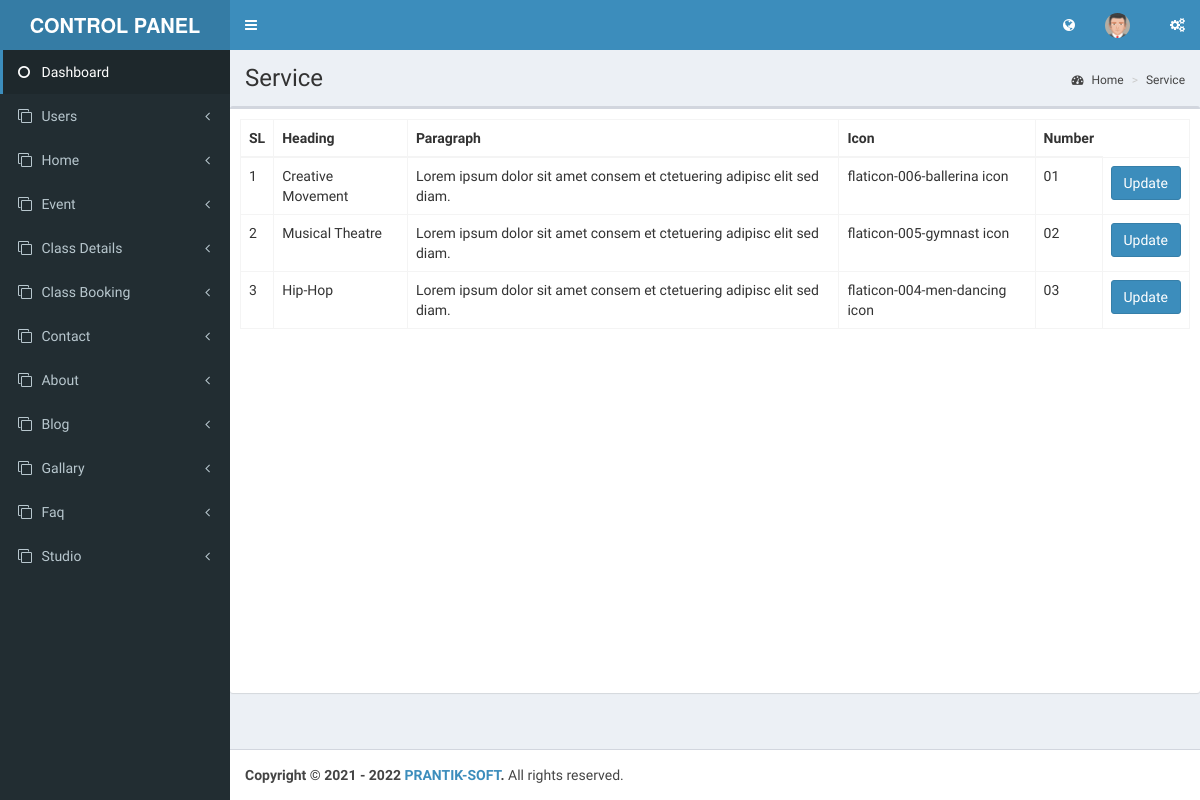
The app's page /index.php/admin/service, older data.
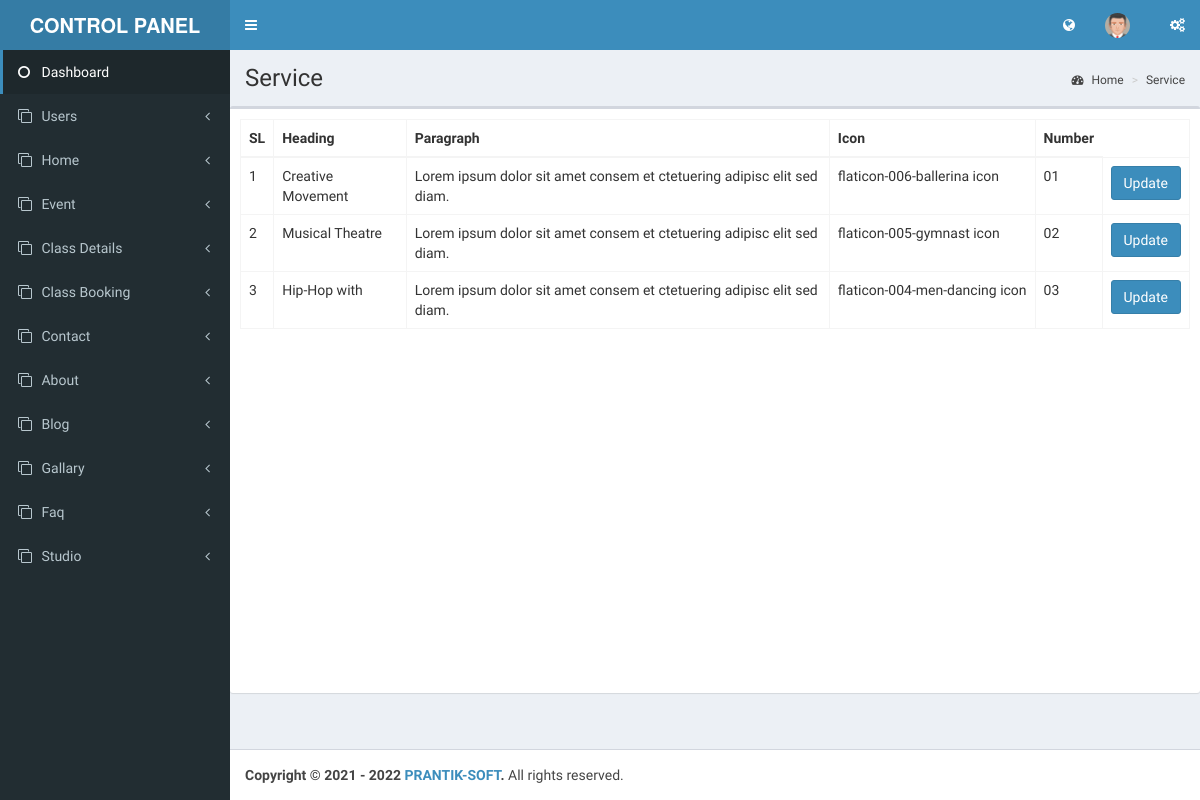
The same page, newer data.
### tables this page shows
CREATE TABLE `service` (
  `id` int(11) NOT NULL,
  `heading` varchar(255) NOT NULL,
  `paragraph` varchar(255) NOT NULL,
  `icon` varchar(255) NOT NULL,
  `number` varchar(100) NOT NULL
);

### application/controllers/Admin.php (called while the page is built, shortened)
<?php
class Admin extends CI_Controller {
	public function service(){
		$data['service']=$this->Dry_model->fetchAll('service','*',NULL,NULL);
		$this->load->view('admin/service',$data);
	}
}

### index.php (called while the page is built, shortened)
<?php
require_once BASEPATH.'core/CodeIgniter.php';

### application/models/Dry_model.php (called while the page is built, shortened)
<?php
class Dry_model extends CI_Model {
	public function fetchAll($table,$data,$join=NULL,$where=NULL,$order=NULL,$group_by=NULL,$limit=NULL)
	{
		$this->db->select($data)
		->from($table);
		return $this->db->get()->result();
	}
}

### application/views/admin/service.php (the view, shortened to what this page needs)
<div class="wrapper">
  <div class="content-wrapper">
    <section class="content-header">
      <h1>
        Service
      </h1>
      <ol class="breadcrumb">
        <li><a href="<?php echo base_url()?>Admin/dashboard"><i class="fa fa-dashboard"></i> Home</a></li>
        <li><a href="<?php echo base_url()?>Admin/users">Service</a></li>
      </ol>
    </section>
    <section class="content">
      <div class="row">
        <div class="box">
          <div class="box-body" style="min-height: 73vh">
            <table class="table table-bordered" id="example1">
                <thead>
                    <tr>
                        <th>SL</th>
                        <th>Heading</th>
                        <th>Paragraph</th>
                        <th>Icon</th>
                        <th>Number</th>
                    </tr>
                </thead>
                <tbody>
                    <?php $i=0; foreach($service as $k){  ?>
                    <tr>
                        <td><?php echo ++$i; ?></td>
                        <td><?php echo $k->heading?></td>
                        <td><?php echo $k->paragraph?></td>
                        <td><?php echo $k->icon?></td>
                        <td><?php echo $k->number?></td>
                        <td>
                            <a href="<?php echo base_url().'Admin/edit_service/'.$k->id ?>" class="btn btn-primary">Update</a>
                        </td>
                    </tr>
                    <?php } ?>
                </tbody>
            </table>
        </div>
        </div>
        </div>
        </section>
      </div>
    </div>

Row changes from the older to the newer data that the page shows:
changed service "flaticon-004-men-dancing icon": heading "Hip-Hop" → "Hip-Hop with"
